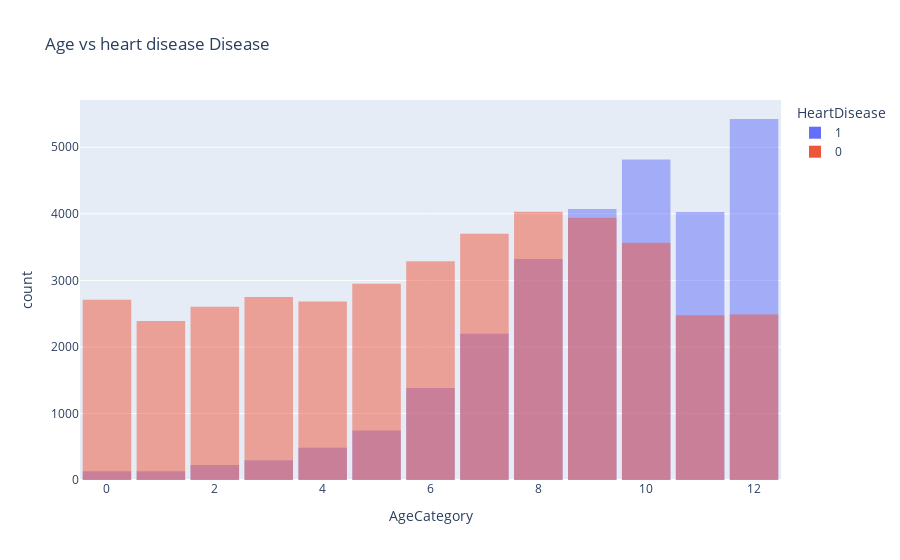

Here is the notebook cell this chart was saved with:
### Code cell
fig = px.histogram(full_data, x='AgeCategory', color='HeartDisease', barmode='overlay',
                   title="Age vs heart disease Disease",
                   labels={'age': 'Age', 'cardio': 'Cardiovascular Disease'})
fig.update_layout(bargap=0.1)
fig.show()

### Figure 1 — Plotly figure (JSON) as saved in the notebook; plotly's stock layout.template omitted (floating-point values rounded to 4 significant figures; data arrays with more than 128 entries replaced by an {"elided": "..."} marker saying what was removed)
{"data": [{"bingroup": "x", "hovertemplate": "HeartDisease=1<br>AgeCategory=%{x}<br>count=%{y}<extra></extra>", "legendgroup": "1", "marker": {"color": "#636efa", "opacity": 0.5, "pattern": {"shape": ""}}, "name": "1", "orientation": "v", "showlegend": true, "type": "histogram", "x": {"elided": "27257 int values"}, "xaxis": "x", "yaxis": "y"}, {"bingroup": "x", "hovertemplate": "HeartDisease=0<br>AgeCategory=%{x}<br>count=%{y}<extra></extra>", "legendgroup": "0", "marker": {"color": "#EF553B", "opacity": 0.5, "pattern": {"shape": ""}}, "name": "0", "orientation": "v", "showlegend": true, "type": "histogram", "x": {"elided": "39572 int values"}, "xaxis": "x", "yaxis": "y"}], "layout": {"bargap": 0.1, "barmode": "overlay", "legend": {"title": {"text": "HeartDisease"}, "tracegroupgap": 0}, "title": {"text": "Age vs heart disease Disease"}, "xaxis": {"anchor": "y", "domain": [0, 1], "title": {"text": "AgeCategory"}}, "yaxis": {"anchor": "x", "domain": [0, 1], "title": {"text": "count"}}}}
